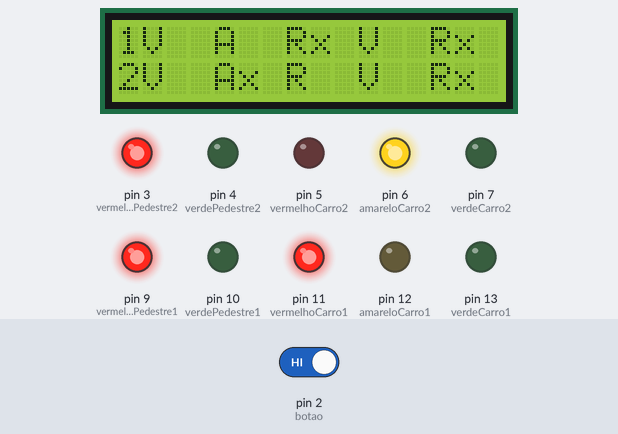
A sketch run on a simulated Arduino Uno, built with avr-gcc and run on an emulated ATmega328P. Parts: 16×2 character LCD, output pins drawn as LEDs (lit = HIGH). Inputs (shaded band) come from the test bench; at power-on: pin 2 (botao) HIGH. What the sketch prints to the serial monitor is not drawn.

Above: at 9.2 s.
At 15.2 s:
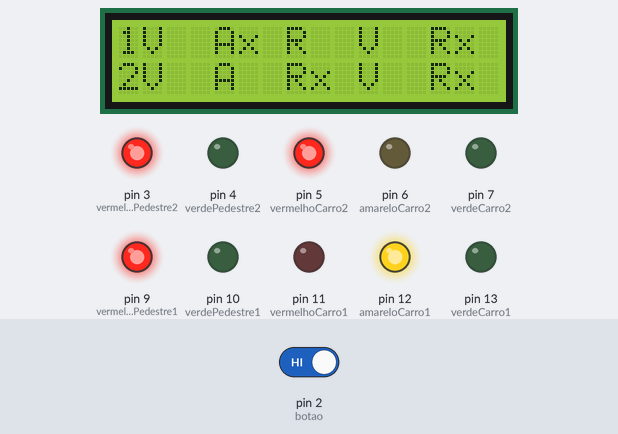
15.3 s: pin 2 (botao) driven LOW
At 19.5 s:
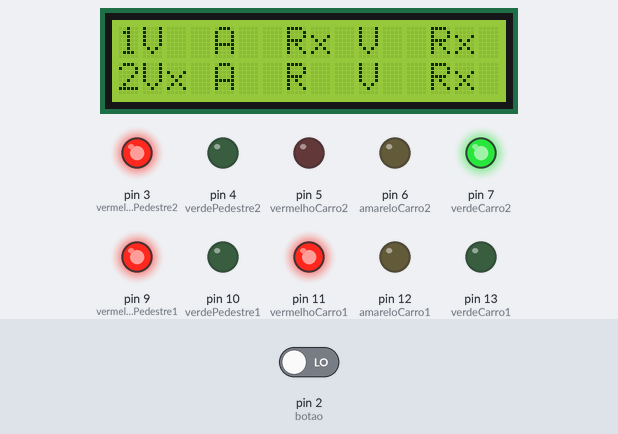
38.3 s: pin 2 (botao) driven HIGH
At 39.9 s:
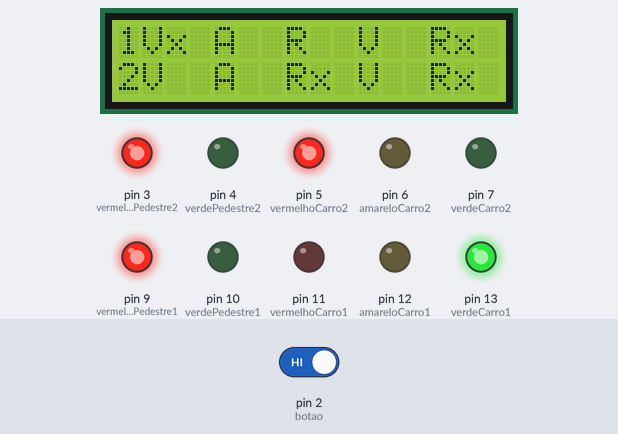
Timing chart, 0 to 52.7 s (numbered marks = the images above; inputs shaded):
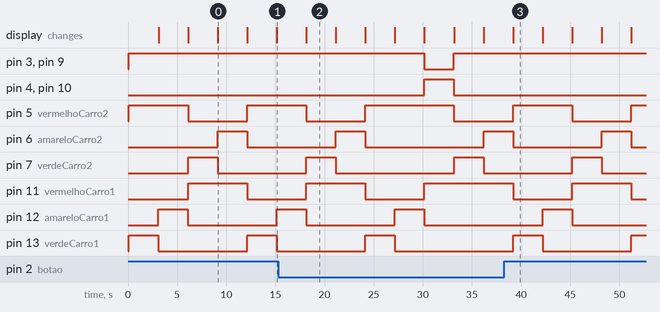

Measured:
- after the input at 15.3 s, pin 3 (vermelhoPedestre2): HIGH → LOW after 14.9 s, → HIGH 3.0 s later; pin 4 (verdePedestre2): LOW → HIGH after 14.9 s, → LOW 3.0 s later
- after the input at 38.3 s, pin 3 (vermelhoPedestre2), pin 9 (vermelhoPedestre1): stays HIGH (without the input it goes to LOW after 6.9 s); pin 4 (verdePedestre2), pin 10 (verdePedestre1): stays LOW (without the input it goes to HIGH after 6.9 s)
- by itself, pin 13 (verdeCarro1): alternates HIGH for 3.0 s and LOW for 9.0 s
- what the display in image 0 shows lasts 3.0 s, from 9.1 s to 12.1 s

The sketch:

desafio1.ino
```cpp
#include <Adafruit_LiquidCrystal.h>

int botao = 2;
int buttonState = 0;
//Leds carros 1:
int verdeCarro1 = 13;
int amareloCarro1 = 12;
int vermelhoCarro1 = 11;
//Leds pedestres 1:
int verdePedestre1 = 10;
int vermelhoPedestre1 = 9;
//Leds carros 2:
int verdeCarro2 = 7;
int amareloCarro2 = 6;
int vermelhoCarro2 = 5;
//Leds pedestres 2:
int verdePedestre2 = 4;
int vermelhoPedestre2 = 3;

Adafruit_LiquidCrystal lcd_1(0);

void setup()
{
  pinMode(verdeCarro1, OUTPUT);
  pinMode(amareloCarro1, OUTPUT);
  pinMode(vermelhoCarro1, OUTPUT);

  pinMode(verdePedestre1, OUTPUT);
  pinMode(vermelhoPedestre1, OUTPUT);

  pinMode(verdeCarro2, OUTPUT);
  pinMode(amareloCarro2, OUTPUT);
  pinMode(vermelhoCarro2, OUTPUT);

  pinMode(verdePedestre2, OUTPUT);
  pinMode(vermelhoPedestre2, OUTPUT);

  pinMode(botao, INPUT);

  Serial.begin(9600);

  //LCD:
lcd_1.begin(16, 2);
lcd_1.setCursor(0, 0);
lcd_1.print("1V  A  R  V  R");
lcd_1.setCursor(0, 1);
lcd_1.print("2V  A  R  V  R");
}

/*Função para acender o vermelho pedestre 1 e o
vermelho pedestre 2*/
void acenderVermelhop1p2 ()
{
  digitalWrite(vermelhoPedestre1, HIGH);
  digitalWrite(vermelhoPedestre2, HIGH);

  lcd_1.setCursor(14,0);
  lcd_1.print("x");
  lcd_1.setCursor(14,1);
  lcd_1.print("x");
}

/*Função para apagar o vermelho carro 1 e o amarelo carro 2 */
void apagarVermelhoc1Amareloc2 ()
{
  digitalWrite(vermelhoCarro1, LOW);
  digitalWrite(amareloCarro2, LOW);

  lcd_1.setCursor(8,0);
  lcd_1.print(" ");
  lcd_1.setCursor(5,1);
  lcd_1.print(" ");
}

/*Função para acender o verde carro 1 e o vermelho carro 2*/
void acenderVerdec1Vermelhoc2 ()
{
  digitalWrite(verdeCarro1, HIGH);
  digitalWrite(vermelhoCarro2, HIGH);

  lcd_1.setCursor(2,0);
  lcd_1.print("x");
  lcd_1.setCursor(8,1);
  lcd_1.print("x");
}

/*Função que apaga o verde do carro 1*/
void apagarVerdec1 ()
{
  digitalWrite(verdeCarro1, LOW);

  lcd_1.setCursor(2,0);
  lcd_1.print(" ");
}

/*Função que acende o amarelo do carro 1*/
void acendeAmareloc1 ()
{
  digitalWrite(amareloCarro1, HIGH);

  lcd_1.setCursor(5,0);
  lcd_1.print("x");
}

/*Função para apagar o amarelo carro 1*/
void apagarAmareloc1 ()
{
  digitalWrite(amareloCarro1, LOW);

  lcd_1.setCursor(5,0);
  lcd_1.print(" ");
}

/*função para acender vermelho carro 1*/
void acenderVermelhoc1 ()
{
  digitalWrite(vermelhoCarro1, HIGH);

  lcd_1.setCursor(8,0);
  lcd_1.print("x");
}

/*Função para apagar o vermelho pedestre 1 e o
vermelho pedestre 2*/
void apagarVermelhop1p2 ()
{
  digitalWrite(vermelhoPedestre1, LOW);
  digitalWrite(vermelhoPedestre2, LOW);

  lcd_1.setCursor(14,0);
  lcd_1.print(" ");
  lcd_1.setCursor(14,1);
  lcd_1.print(" ");
}

/*função para acender o verde pedestre 1 e o verde pedestre 2*/
void acenderVerdep1p2 ()
{
  digitalWrite(verdePedestre1, HIGH);
  digitalWrite(verdePedestre2, HIGH);

  lcd_1.setCursor(11,0);
  lcd_1.print("x");
  lcd_1.setCursor(11,1);
  lcd_1.print("x");
}


/*função para apagar o verde pedestre 1 e o verde pedestre 2*/
void apagarVerdep1p2 ()
{
  digitalWrite(verdePedestre1, LOW);
  digitalWrite(verdePedestre2, LOW);

  lcd_1.setCursor(11,0);
  lcd_1.print(" ");
  lcd_1.setCursor(11,1);
  lcd_1.print(" ");
}

/*função para apagar o vermelho carro 2 */
void apagarVermelhoc2 ()
{
  digitalWrite(vermelhoCarro2, LOW);

  lcd_1.setCursor(8,1);
  lcd_1.print(" ");
}

/*função para acender verde carro 2*/
void acendeVerdec2 ()
{
  digitalWrite(verdeCarro2, HIGH);

  lcd_1.setCursor(2,1);
  lcd_1.print("x");
}

/*função que apaga o verde do carro 2*/
void apagaVerdec2 ()
{
  digitalWrite(verdeCarro2, LOW);

  lcd_1.setCursor(2,1);
  lcd_1.print(" ");
}

/*função que acende o amarelo do carro 2*/
void acendeAmareloc2 ()
{
  digitalWrite(amareloCarro2, HIGH);

  lcd_1.setCursor(5,1);
  lcd_1.print("x");
}

void loop(){
  buttonState = digitalRead(botao);
  Serial.println(buttonState);

//Sequencia
  acenderVermelhop1p2 ();
  apagarVermelhoc1Amareloc2 ();
  acenderVerdec1Vermelhoc2 ();

  delay (3000);

  apagarVerdec1 ();
  acendeAmareloc1 ();

  delay (3000);

  apagarAmareloc1 ();
  acenderVermelhoc1 ();

    //Botão:
    if (buttonState == LOW)
  {
    apagarVermelhop1p2 ();
    acenderVerdep1p2 ();

    delay (3000);

    apagarVerdep1p2 ();
    acenderVermelhop1p2 ();
  }

  apagarVermelhoc2 ();
  acendeVerdec2 ();

  delay (3000);

  apagaVerdec2 ();
  acendeAmareloc2 ();

  delay (3000);
}
```
